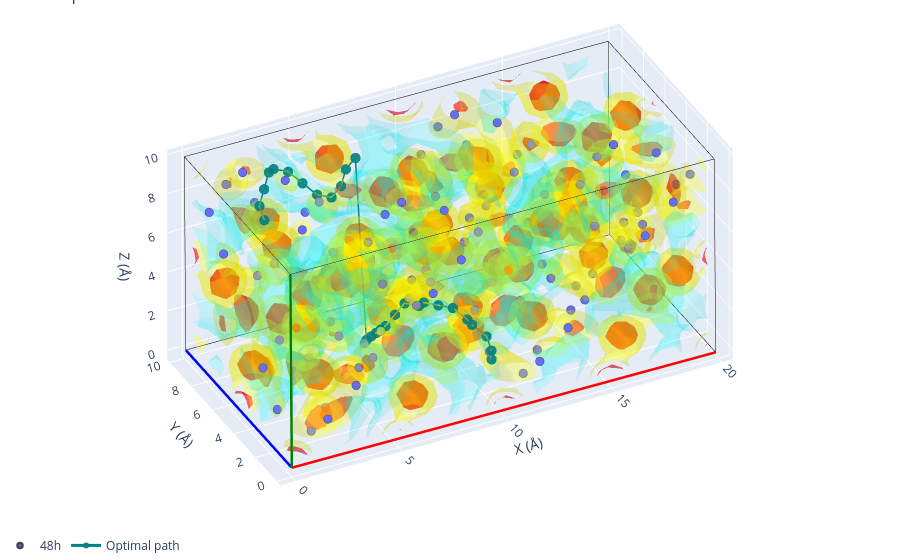
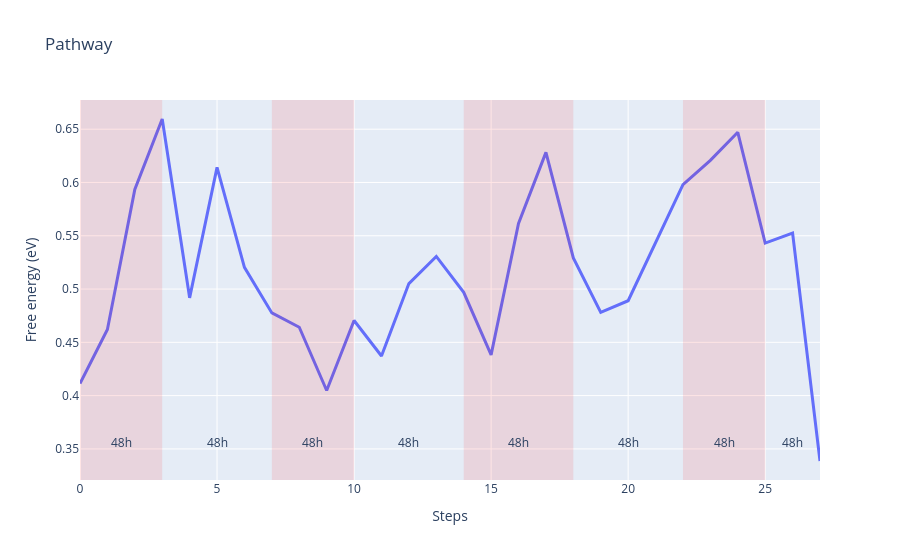

These figures' notebook cell, in order:
### Code cell
fig1 = volume.plot_3d(structure=sites, paths=path3)
fig1.show()

fig2 = path3.plot_energy_along_path(structure=sites)
fig2.show()

### Figure 1 — Plotly figure (JSON) as saved in the notebook; plotly's stock layout.template omitted (floating-point values rounded to 4 significant figures; data arrays with more than 128 entries replaced by an {"elided": "..."} marker saying what was removed)
{"data": [{"line": {"color": "red", "width": 5}, "mode": "lines", "showlegend": false, "type": "scatter3d", "x": [0, 19.87], "y": [0, 0.006208], "z": [0, -0.1473]}, {"line": {"color": "blue", "width": 5}, "mode": "lines", "showlegend": false, "type": "scatter3d", "x": [0, 0.005318], "y": [0, 9.919], "z": [0, -0.02126]}, {"line": {"color": "green", "width": 5}, "mode": "lines", "showlegend": false, "type": "scatter3d", "x": [0, -0.07517], "y": [0, -0.01577], "z": [0, 9.916]}, {"line": {"color": "black", "width": 1}, "mode": "lines", "showlegend": false, "type": "scatter3d", "x": [19.87, 19.88], "y": [0.006208, 9.926], "z": [-0.1473, -0.1686]}, {"line": {"color": "black", "width": 1}, "mode": "lines", "showlegend": false, "type": "scatter3d", "x": [19.87, 19.8], "y": [0.006208, -0.009559], "z": [-0.1473, 9.769]}, {"line": {"color": "black", "width": 1}, "mode": "lines", "showlegend": false, "type": "scatter3d", "x": [0.005318, 19.88], "y": [9.919, 9.926], "z": [-0.02126, -0.1686]}, {"line": {"color": "black", "width": 1}, "mode": "lines", "showlegend": false, "type": "scatter3d", "x": [0.005318, -0.06986], "y": [9.919, 9.904], "z": [-0.02126, 9.895]}, {"line": {"color": "black", "width": 1}, "mode": "lines", "showlegend": false, "type": "scatter3d", "x": [-0.07517, 19.8], "y": [-0.01577, -0.009559], "z": [9.916, 9.769]}, {"line": {"color": "black", "width": 1}, "mode": "lines", "showlegend": false, "type": "scatter3d", "x": [-0.07517, -0.06986], "y": [-0.01577, 9.904], "z": [9.916, 9.895]}, {"line": {"color": "black", "width": 1}, "mode": "lines", "showlegend": false, "type": "scatter3d", "x": [19.8, -0.06986], "y": [9.91, 9.904], "z": [9.748, 9.895]}, {"line": {"color": "black", "width": 1}, "mode": "lines", "showlegend": false, "type": "scatter3d", "x": [19.8, 19.8], "y": [9.91, -0.009559], "z": [9.748, 9.769]}, {"line": {"color": "black", "width": 1}, "mode": "lines", "showlegend": false, "type": "scatter3d", "x": [19.8, 19.88], "y": [9.91, 9.926], "z": [9.748, -0.1686]}, {"color": "red", "i": {"elided": "4667 int values"}, "j": {"elided": "4667 int values"}, "k": {"elided": "4667 int values"}, "name": "isoval=np.float64(87.0)", "opacity": 0.6, "showlegend": false, "type": "mesh3d", "x": {"elided": "2731 float values"}, "y": {"elided": "2731 float values"}, "z": {"elided": "2731 float values"}}, {"color": "yellow", "i": {"elided": "15713 int values"}, "j": {"elided": "15713 int values"}, "k": {"elided": "15713 int values"}, "name": "isoval=np.float64(34.800000000000004)", "opacity": 0.3, "showlegend": false, "type": "mesh3d", "x": {"elided": "8644 float values"}, "y": {"elided": "8644 float values"}, "z": {"elided": "8644 float values"}}, {"color": "cyan", "i": {"elided": "11406 int values"}, "j": {"elided": "11406 int values"}, "k": {"elided": "11406 int values"}, "name": "isoval=np.float64(2.436)", "opacity": 0.15, "showlegend": false, "type": "mesh3d", "x": {"elided": "6306 float values"}, "y": {"elided": "6306 float values"}, "z": {"elided": "6306 float values"}}, {"line": {"color": "red", "width": 5}, "mode": "lines", "showlegend": false, "type": "scatter3d", "x": [0, 19.87], "y": [0, 0.006208], "z": [0, -0.1473]}, {"line": {"color": "blue", "width": 5}, "mode": "lines", "showlegend": false, "type": "scatter3d", "x": [0, 0.005318], "y": [0, 9.919], "z": [0, -0.02126]}, {"line": {"color": "green", "width": 5}, "mode": "lines", "showlegend": false, "type": "scatter3d", "x": [0, -0.07517], "y": [0, -0.01577], "z": [0, 9.916]}, {"line": {"color": "black", "width": 1}, "mode": "lines", "showlegend": false, "type": "scatter3d", "x": [19.87, 19.88], "y": [0.006208, 9.926], "z": [-0.1473, -0.1686]}, {"line": {"color": "black", "width": 1}, "mode": "lines", "showlegend": false, "type": "scatter3d", "x": [19.87, 19.8], "y": [0.006208, -0.009559], "z": [-0.1473, 9.769]}, {"line": {"color": "black", "width": 1}, "mode": "lines", "showlegend": false, "type": "scatter3d", "x": [0.005318, 19.88], "y": [9.919, 9.926], "z": [-0.02126, -0.1686]}, {"line": {"color": "black", "width": 1}, "mode": "lines", "showlegend": false, "type": "scatter3d", "x": [0.005318, -0.06986], "y": [9.919, 9.904], "z": [-0.02126, 9.895]}, {"line": {"color": "black", "width": 1}, "mode": "lines", "showlegend": false, "type": "scatter3d", "x": [-0.07517, 19.8], "y": [-0.01577, -0.009559], "z": [9.916, 9.769]}, {"line": {"color": "black", "width": 1}, "mode": "lines", "showlegend": false, "type": "scatter3d", "x": [-0.07517, -0.06986], "y": [-0.01577, 9.904], "z": [9.916, 9.895]}, {"line": {"color": "black", "width": 1}, "mode": "lines", "showlegend": false, "type": "scatter3d", "x": [19.8, -0.06986], "y": [9.91, 9.904], "z": [9.748, 9.895]}, {"line": {"color": "black", "width": 1}, "mode": "lines", "showlegend": false, "type": "scatter3d", "x": [19.8, 19.8], "y": [9.91, -0.009559], "z": [9.748, 9.769]}, {"line": {"color": "black", "width": 1}, "mode": "lines", "showlegend": false, "type": "scatter3d", "x": [19.8, 19.88], "y": [9.91, 9.926], "z": [9.748, -0.1686]}, {"legendgroup": "48h", "marker": {"color": "#636EFA", "line": {"width": 2.5}, "size": 5}, "mode": "markers", "name": "48h", "showlegend": true, "type": "scatter3d", "x": [1.818], "y": [1.815], "z": [0.2206]}, {"legendgroup": "48h", "marker": {"color": "#636EFA", "line": {"width": 2.5}, "size": 5}, "mode": "markers", "name": "48h", "showlegend": false, "type": "scatter3d", "x": [11.75], "y": [1.819], "z": [0.147]}, {"legendgroup": "48h", "marker": {"color": "#636EFA", "line": {"width": 2.5}, "size": 5}, "mode": "markers", "name": "48h", "showlegend": false, "type": "scatter3d", "x": [1.783], "y": [6.767], "z": [5.168]}, {"legendgroup": "48h", "marker": {"color": "#636EFA", "line": {"width": 2.5}, "size": 5}, "mode": "markers", "name": "48h", "showlegend": false, "type": "scatter3d", "x": [11.72], "y": [6.77], "z": [5.094]}, {"legendgroup": "48h", "marker": {"color": "#636EFA", "line": {"width": 2.5}, "size": 5}, "mode": "markers", "name": "48h", "showlegend": false, "type": "scatter3d", "x": [6.748], "y": [1.809], "z": [5.142]}, {"legendgroup": "48h", "marker": {"color": "#636EFA", "line": {"width": 2.5}, "size": 5}, "mode": "markers", "name": "48h", "showlegend": false, "type": "scatter3d", "x": [16.68], "y": [1.812], "z": [5.068]}, {"legendgroup": "48h", "marker": {"color": "#636EFA", "line": {"width": 2.5}, "size": 5}, "mode": "markers", "name": "48h", "showlegend": false, "type": "scatter3d", "x": [6.789], "y": [6.777], "z": [0.1732]}, {"legendgroup": "48h", "marker": {"color": "#636EFA", "line": {"width": 2.5}, "size": 5}, "mode": "markers", "name": "48h", "showlegend": false, "type": "scatter3d", "x": [16.73], "y": [6.78], "z": [0.09949]}, {"legendgroup": "48h", "marker": {"color": "#636EFA", "line": {"width": 2.5}, "size": 5}, "mode": "markers", "name": "48h", "showlegend": false, "type": "scatter3d", "x": [9.638], "y": [1.805], "z": [8.026]}, {"legendgroup": "48h", "marker": {"color": "#636EFA", "line": {"width": 2.5}, "size": 5}, "mode": "markers", "name": "48h", "showlegend": false, "type": "scatter3d", "x": [19.57], "y": [1.809], "z": [7.952]}, {"legendgroup": "48h", "marker": {"color": "#636EFA", "line": {"width": 2.5}, "size": 5}, "mode": "markers", "name": "48h", "showlegend": false, "type": "scatter3d", "x": [9.678], "y": [6.773], "z": [3.057]}, {"legendgroup": "48h", "marker": {"color": "#636EFA", "line": {"width": 2.5}, "size": 5}, "mode": "markers", "name": "48h", "showlegend": false, "type": "scatter3d", "x": [19.61], "y": [6.776], "z": [2.983]}, {"legendgroup": "48h", "marker": {"color": "#636EFA", "line": {"width": 2.5}, "size": 5}, "mode": "markers", "name": "48h", "showlegend": false, "type": "scatter3d", "x": [4.707], "y": [1.812], "z": [3.104]}, {"legendgroup": "48h", "marker": {"color": "#636EFA", "line": {"width": 2.5}, "size": 5}, "mode": "markers", "name": "48h", "showlegend": false, "type": "scatter3d", "x": [14.64], "y": [1.815], "z": [3.031]}, {"legendgroup": "48h", "marker": {"color": "#636EFA", "line": {"width": 2.5}, "size": 5}, "mode": "markers", "name": "48h", "showlegend": false, "type": "scatter3d", "x": [4.672], "y": [6.764], "z": [8.052]}, {"legendgroup": "48h", "marker": {"color": "#636EFA", "line": {"width": 2.5}, "size": 5}, "mode": "markers", "name": "48h", "showlegend": false, "type": "scatter3d", "x": [14.61], "y": [6.767], "z": [7.978]}, {"legendgroup": "48h", "marker": {"color": "#636EFA", "line": {"width": 2.5}, "size": 5}, "mode": "markers", "name": "48h", "showlegend": false, "type": "scatter3d", "x": [8.057], "y": [0.2277], "z": [8.041]}, {"legendgroup": "48h", "marker": {"color": "#636EFA", "line": {"width": 2.5}, "size": 5}, "mode": "markers", "name": "48h", "showlegend": false, "type": "scatter3d", "x": [17.99], "y": [0.2308], "z": [7.967]}, {"legendgroup": "48h", "marker": {"color": "#636EFA", "line": {"width": 2.5}, "size": 5}, "mode": "markers", "name": "48h", "showlegend": false, "type": "scatter3d", "x": [8.097], "y": [5.195], "z": [3.072]}, {"legendgroup": "48h", "marker": {"color": "#636EFA", "line": {"width": 2.5}, "size": 5}, "mode": "markers", "name": "48h", "showlegend": false, "type": "scatter3d", "x": [18.03], "y": [5.198], "z": [2.998]}, {"legendgroup": "48h", "marker": {"color": "#636EFA", "line": {"width": 2.5}, "size": 5}, "mode": "markers", "name": "48h", "showlegend": false, "type": "scatter3d", "x": [3.126], "y": [0.2341], "z": [3.12]}, {"legendgroup": "48h", "marker": {"color": "#636EFA", "line": {"width": 2.5}, "size": 5}, "mode": "markers", "name": "48h", "showlegend": false, "type": "scatter3d", "x": [13.06], "y": [0.2372], "z": [3.046]}, {"legendgroup": "48h", "marker": {"color": "#636EFA", "line": {"width": 2.5}, "size": 5}, "mode": "markers", "name": "48h", "showlegend": false, "type": "scatter3d", "x": [3.091], "y": [5.186], "z": [8.067]}, {"legendgroup": "48h", "marker": {"color": "#636EFA", "line": {"width": 2.5}, "size": 5}, "mode": "markers", "name": "48h", "showlegend": false, "type": "scatter3d", "x": [13.03], "y": [5.189], "z": [7.993]}, {"legendgroup": "48h", "marker": {"color": "#636EFA", "line": {"width": 2.5}, "size": 5}, "mode": "markers", "name": "48h", "showlegend": false, "type": "scatter3d", "x": [8.046], "y": [1.802], "z": [9.614]}, {"legendgroup": "48h", "marker": {"color": "#636EFA", "line": {"width": 2.5}, "size": 5}, "mode": "markers", "name": "48h", "showlegend": false, "type": "scatter3d", "x": [17.98], "y": [1.806], "z": [9.54]}, {"legendgroup": "48h", "marker": {"color": "#636EFA", "line": {"width": 2.5}, "size": 5}, "mode": "markers", "name": "48h", "showlegend": false, "type": "scatter3d", "x": [8.086], "y": [6.77], "z": [4.645]}, {"legendgroup": "48h", "marker": {"color": "#636EFA", "line": {"width": 2.5}, "size": 5}, "mode": "markers", "name": "48h", "showlegend": false, "type": "scatter3d", "x": [18.02], "y": [6.773], "z": [4.572]}, {"legendgroup": "48h", "marker": {"color": "#636EFA", "line": {"width": 2.5}, "size": 5}, "mode": "markers", "name": "48h", "showlegend": false, "type": "scatter3d", "x": [3.115], "y": [1.809], "z": [4.693]}, {"legendgroup": "48h", "marker": {"color": "#636EFA", "line": {"width": 2.5}, "size": 5}, "mode": "markers", "name": "48h", "showlegend": false, "type": "scatter3d", "x": [13.05], "y": [1.812], "z": [4.619]}, {"legendgroup": "48h", "marker": {"color": "#636EFA", "line": {"width": 2.5}, "size": 5}, "mode": "markers", "name": "48h", "showlegend": false, "type": "scatter3d", "x": [3.08], "y": [6.761], "z": [9.64]}, {"legendgroup": "48h", "marker": {"color": "#636EFA", "line": {"width": 2.5}, "size": 5}, "mode": "markers", "name": "48h", "showlegend": false, "type": "scatter3d", "x": [13.02], "y": [6.764], "z": [9.567]}, {"legendgroup": "48h", "marker": {"color": "#636EFA", "line": {"width": 2.5}, "size": 5}, "mode": "markers", "name": "48h", "showlegend": false, "type": "scatter3d", "x": [1.762], "y": [9.669], "z": [8.067]}, {"legendgroup": "48h", "marker": {"color": "#636EFA", "line": {"width": 2.5}, "size": 5}, "mode": "markers", "name": "48h", "showlegend": false, "type": "scatter3d", "x": [11.7], "y": [9.672], "z": [7.994]}, {"legendgroup": "48h", "marker": {"color": "#636EFA", "line": {"width": 2.5}, "size": 5}, "mode": "markers", "name": "48h", "showlegend": false, "type": "scatter3d", "x": [1.797], "y": [4.717], "z": [3.12]}, {"legendgroup": "48h", "marker": {"color": "#636EFA", "line": {"width": 2.5}, "size": 5}, "mode": "markers", "name": "48h", "showlegend": false, "type": "scatter3d", "x": [11.73], "y": [4.72], "z": [3.046]}, {"legendgroup": "48h", "marker": {"color": "#636EFA", "line": {"width": 2.5}, "size": 5}, "mode": "markers", "name": "48h", "showlegend": false, "type": "scatter3d", "x": [6.768], "y": [9.678], "z": [3.072]}, {"legendgroup": "48h", "marker": {"color": "#636EFA", "line": {"width": 2.5}, "size": 5}, "mode": "markers", "name": "48h", "showlegend": false, "type": "scatter3d", "x": [16.7], "y": [9.682], "z": [2.999]}, {"legendgroup": "48h", "marker": {"color": "#636EFA", "line": {"width": 2.5}, "size": 5}, "mode": "markers", "name": "48h", "showlegend": false, "type": "scatter3d", "x": [6.728], "y": [4.711], "z": [8.041]}, {"legendgroup": "48h", "marker": {"color": "#636EFA", "line": {"width": 2.5}, "size": 5}, "mode": "markers", "name": "48h", "showlegend": false, "type": "scatter3d", "x": [16.66], "y": [4.714], "z": [7.967]}, {"legendgroup": "48h", "marker": {"color": "#636EFA", "line": {"width": 2.5}, "size": 5}, "mode": "markers", "name": "48h", "showlegend": false, "type": "scatter3d", "x": [0.1814], "y": [8.091], "z": [8.082]}, {"legendgroup": "48h", "marker": {"color": "#636EFA", "line": {"width": 2.5}, "size": 5}, "mode": "markers", "name": "48h", "showlegend": false, "type": "scatter3d", "x": [10.12], "y": [8.094], "z": [8.009]}, {"legendgroup": "48h", "marker": {"color": "#636EFA", "line": {"width": 2.5}, "size": 5}, "mode": "markers", "name": "48h", "showlegend": false, "type": "scatter3d", "x": [0.2163], "y": [3.14], "z": [3.135]}, {"legendgroup": "48h", "marker": {"color": "#636EFA", "line": {"width": 2.5}, "size": 5}, "mode": "markers", "name": "48h", "showlegend": false, "type": "scatter3d", "x": [10.15], "y": [3.143], "z": [3.061]}, {"legendgroup": "48h", "marker": {"color": "#636EFA", "line": {"width": 2.5}, "size": 5}, "mode": "markers", "name": "48h", "showlegend": false, "type": "scatter3d", "x": [5.187], "y": [8.101], "z": [3.087]}, {"legendgroup": "48h", "marker": {"color": "#636EFA", "line": {"width": 2.5}, "size": 5}, "mode": "markers", "name": "48h", "showlegend": false, "type": "scatter3d", "x": [15.12], "y": [8.104], "z": [3.014]}, {"legendgroup": "48h", "marker": {"color": "#636EFA", "line": {"width": 2.5}, "size": 5}, "mode": "markers", "name": "48h", "showlegend": false, "type": "scatter3d", "x": [5.147], "y": [3.133], "z": [8.056]}, {"legendgroup": "48h", "marker": {"color": "#636EFA", "line": {"width": 2.5}, "size": 5}, "mode": "markers", "name": "48h", "showlegend": false, "type": "scatter3d", "x": [15.08], "y": [3.136], "z": [7.982]}, {"legendgroup": "48h", "marker": {"color": "#636EFA", "line": {"width": 2.5}, "size": 5}, "mode": "markers", "name": "48h", "showlegend": false, "type": "scatter3d", "x": [1.749], "y": [8.089], "z": [9.647]}, {"legendgroup": "48h", "marker": {"color": "#636EFA", "line": {"width": 2.5}, "size": 5}, "mode": "markers", "name": "48h", "showlegend": false, "type": "scatter3d", "x": [11.69], "y": [8.092], "z": [9.574]}, {"legendgroup": "48h", "marker": {"color": "#636EFA", "line": {"width": 2.5}, "size": 5}, "mode": "markers", "name": "48h", "showlegend": false, "type": "scatter3d", "x": [1.784], "y": [3.138], "z": [4.7]}, {"legendgroup": "48h", "marker": {"color": "#636EFA", "line": {"width": 2.5}, "size": 5}, "mode": "markers", "name": "48h", "showlegend": false, "type": "scatter3d", "x": [11.72], "y": [3.141], "z": [4.626]}, {"legendgroup": "48h", "marker": {"color": "#636EFA", "line": {"width": 2.5}, "size": 5}, "mode": "markers", "name": "48h", "showlegend": false, "type": "scatter3d", "x": [6.755], "y": [8.099], "z": [4.652]}, {"legendgroup": "48h", "marker": {"color": "#636EFA", "line": {"width": 2.5}, "size": 5}, "mode": "markers", "name": "48h", "showlegend": false, "type": "scatter3d", "x": [16.69], "y": [8.102], "z": [4.579]}, {"legendgroup": "48h", "marker": {"color": "#636EFA", "line": {"width": 2.5}, "size": 5}, "mode": "markers", "name": "48h", "showlegend": false, "type": "scatter3d", "x": [6.715], "y": [3.131], "z": [9.621]}, {"legendgroup": "48h", "marker": {"color": "#636EFA", "line": {"width": 2.5}, "size": 5}, "mode": "markers", "name": "48h", "showlegend": false, "type": "scatter3d", "x": [16.65], "y": [3.134], "z": [9.547]}, {"legendgroup": "48h", "marker": {"color": "#636EFA", "line": {"width": 2.5}, "size": 5}, "mode": "markers", "name": "48h", "showlegend": false, "type": "scatter3d", "x": [1.805], "y": [0.2357], "z": [1.801]}, {"legendgroup": "48h", "marker": {"color": "#636EFA", "line": {"width": 2.5}, "size": 5}, "mode": "markers", "name": "48h", "showlegend": false, "type": "scatter3d", "x": [11.74], "y": [0.2389], "z": [1.727]}, {"legendgroup": "48h", "marker": {"color": "#636EFA", "line": {"width": 2.5}, "size": 5}, "mode": "markers", "name": "48h", "showlegend": false, "type": "scatter3d", "x": [1.77], "y": [5.188], "z": [6.748]}, {"legendgroup": "48h", "marker": {"color": "#636EFA", "line": {"width": 2.5}, "size": 5}, "mode": "markers", "name": "48h", "showlegend": false, "type": "scatter3d", "x": [11.71], "y": [5.191], "z": [6.674]}, {"legendgroup": "48h", "marker": {"color": "#636EFA", "line": {"width": 2.5}, "size": 5}, "mode": "markers", "name": "48h", "showlegend": false, "type": "scatter3d", "x": [6.735], "y": [0.2294], "z": [6.722]}, {"legendgroup": "48h", "marker": {"color": "#636EFA", "line": {"width": 2.5}, "size": 5}, "mode": "markers", "name": "48h", "showlegend": false, "type": "scatter3d", "x": [16.67], "y": [0.2325], "z": [6.648]}, {"legendgroup": "48h", "marker": {"color": "#636EFA", "line": {"width": 2.5}, "size": 5}, "mode": "markers", "name": "48h", "showlegend": false, "type": "scatter3d", "x": [6.776], "y": [5.197], "z": [1.753]}, {"legendgroup": "48h", "marker": {"color": "#636EFA", "line": {"width": 2.5}, "size": 5}, "mode": "markers", "name": "48h", "showlegend": false, "type": "scatter3d", "x": [16.71], "y": [5.2], "z": [1.68]}, {"legendgroup": "48h", "marker": {"color": "#636EFA", "line": {"width": 2.5}, "size": 5}, "mode": "markers", "name": "48h", "showlegend": false, "type": "scatter3d", "x": [0.2257], "y": [1.812], "z": [1.809]}, {"legendgroup": "48h", "marker": {"color": "#636EFA", "line": {"width": 2.5}, "size": 5}, "mode": "markers", "name": "48h", "showlegend": false, "type": "scatter3d", "x": [10.16], "y": [1.816], "z": [1.735]}, {"legendgroup": "48h", "marker": {"color": "#636EFA", "line": {"width": 2.5}, "size": 5}, "mode": "markers", "name": "48h", "showlegend": false, "type": "scatter3d", "x": [0.1908], "y": [6.764], "z": [6.756]}, {"legendgroup": "48h", "marker": {"color": "#636EFA", "line": {"width": 2.5}, "size": 5}, "mode": "markers", "name": "48h", "showlegend": false, "type": "scatter3d", "x": [10.13], "y": [6.767], "z": [6.683]}, {"legendgroup": "48h", "marker": {"color": "#636EFA", "line": {"width": 2.5}, "size": 5}, "mode": "markers", "name": "48h", "showlegend": false, "type": "scatter3d", "x": [5.156], "y": [1.806], "z": [6.73]}, {"legendgroup": "48h", "marker": {"color": "#636EFA", "line": {"width": 2.5}, "size": 5}, "mode": "markers", "name": "48h", "showlegend": false, "type": "scatter3d", "x": [15.09], "y": [1.809], "z": [6.657]}, {"legendgroup": "48h", "marker": {"color": "#636EFA", "line": {"width": 2.5}, "size": 5}, "mode": "markers", "name": "48h", "showlegend": false, "type": "scatter3d", "x": [5.197], "y": [6.774], "z": [1.762]}, {"legendgroup": "48h", "marker": {"color": "#636EFA", "line": {"width": 2.5}, "size": 5}, "mode": "markers", "name": "48h", "showlegend": false, "type": "scatter3d", "x": [15.13], "y": [6.777], "z": [1.688]}, {"legendgroup": "48h", "marker": {"color": "#636EFA", "line": {"width": 2.5}, "size": 5}, "mode": "markers", "name": "48h", "showlegend": false, "type": "scatter3d", "x": [9.689], "y": [8.104], "z": [1.725]}, {"legendgroup": "48h", "marker": {"color": "#636EFA", "line": {"width": 2.5}, "size": 5}, "mode": "markers", "name": "48h", "showlegend": false, "type": "scatter3d", "x": [19.63], "y": [8.107], "z": [1.652]}, {"legendgroup": "48h", "marker": {"color": "#636EFA", "line": {"width": 2.5}, "size": 5}, "mode": "markers", "name": "48h", "showlegend": false, "type": "scatter3d", "x": [9.648], "y": [3.137], "z": [6.694]}, {"legendgroup": "48h", "marker": {"color": "#636EFA", "line": {"width": 2.5}, "size": 5}, "mode": "markers", "name": "48h", "showlegend": false, "type": "scatter3d", "x": [19.59], "y": [3.14], "z": [6.62]}, {"legendgroup": "48h", "marker": {"color": "#636EFA", "line": {"width": 2.5}, "size": 5}, "mode": "markers", "name": "48h", "showlegend": false, "type": "scatter3d", "x": [4.683], "y": [8.095], "z": [6.72]}, {"legendgroup": "48h", "marker": {"color": "#636EFA", "line": {"width": 2.5}, "size": 5}, "mode": "markers", "name": "48h", "showlegend": false, "type": "scatter3d", "x": [14.62], "y": [8.098], "z": [6.647]}, {"legendgroup": "48h", "marker": {"color": "#636EFA", "line": {"width": 2.5}, "size": 5}, "mode": "markers", "name": "48h", "showlegend": false, "type": "scatter3d", "x": [4.718], "y": [3.143], "z": [1.773]}, {"legendgroup": "48h", "marker": {"color": "#636EFA", "line": {"width": 2.5}, "size": 5}, "mode": "markers", "name": "48h", "showlegend": false, "type": "scatter3d", "x": [14.65], "y": [3.146], "z": [1.699]}, {"legendgroup": "48h", "marker": {"color": "#636EFA", "line": {"width": 2.5}, "size": 5}, "mode": "markers", "name": "48h", "showlegend": false, "type": "scatter3d", "x": [8.11], "y": [9.681], "z": [1.734]}, {"legendgroup": "48h", "marker": {"color": "#636EFA", "line": {"width": 2.5}, "size": 5}, "mode": "markers", "name": "48h", "showlegend": false, "type": "scatter3d", "x": [18.05], "y": [9.684], "z": [1.66]}, {"legendgroup": "48h", "marker": {"color": "#636EFA", "line": {"width": 2.5}, "size": 5}, "mode": "markers", "name": "48h", "showlegend": false, "type": "scatter3d", "x": [8.069], "y": [4.713], "z": [6.702]}, {"legendgroup": "48h", "marker": {"color": "#636EFA", "line": {"width": 2.5}, "size": 5}, "mode": "markers", "name": "48h", "showlegend": false, "type": "scatter3d", "x": [18.01], "y": [4.717], "z": [6.629]}, {"legendgroup": "48h", "marker": {"color": "#636EFA", "line": {"width": 2.5}, "size": 5}, "mode": "markers", "name": "48h", "showlegend": false, "type": "scatter3d", "x": [3.104], "y": [9.672], "z": [6.729]}, {"legendgroup": "48h", "marker": {"color": "#636EFA", "line": {"width": 2.5}, "size": 5}, "mode": "markers", "name": "48h", "showlegend": false, "type": "scatter3d", "x": [13.04], "y": [9.675], "z": [6.655]}, {"legendgroup": "48h", "marker": {"color": "#636EFA", "line": {"width": 2.5}, "size": 5}, "mode": "markers", "name": "48h", "showlegend": false, "type": "scatter3d", "x": [3.139], "y": [4.72], "z": [1.781]}, {"legendgroup": "48h", "marker": {"color": "#636EFA", "line": {"width": 2.5}, "size": 5}, "mode": "markers", "name": "48h", "showlegend": false, "type": "scatter3d", "x": [13.08], "y": [4.723], "z": [1.708]}, {"legendgroup": "48h", "marker": {"color": "#636EFA", "line": {"width": 2.5}, "size": 5}, "mode": "markers", "name": "48h", "showlegend": false, "type": "scatter3d", "x": [8.121], "y": [8.106], "z": [0.1604]}, {"legendgroup": "48h", "marker": {"color": "#636EFA", "line": {"width": 2.5}, "size": 5}, "mode": "markers", "name": "48h", "showlegend": false, "type": "scatter3d", "x": [18.06], "y": [8.109], "z": [0.08677]}, {"legendgroup": "48h", "marker": {"color": "#636EFA", "line": {"width": 2.5}, "size": 5}, "mode": "markers", "name": "48h", "showlegend": false, "type": "scatter3d", "x": [8.08], "y": [3.139], "z": [5.129]}, {"legendgroup": "48h", "marker": {"color": "#636EFA", "line": {"width": 2.5}, "size": 5}, "mode": "markers", "name": "48h", "showlegend": false, "type": "scatter3d", "x": [18.02], "y": [3.142], "z": [5.055]}, {"legendgroup": "48h", "marker": {"color": "#636EFA", "line": {"width": 2.5}, "size": 5}, "mode": "markers", "name": "48h", "showlegend": false, "type": "scatter3d", "x": [3.115], "y": [8.097], "z": [5.155]}, {"legendgroup": "48h", "marker": {"color": "#636EFA", "line": {"width": 2.5}, "size": 5}, "mode": "markers", "name": "48h", "showlegend": false, "type": "scatter3d", "x": [13.05], "y": [8.1], "z": [5.082]}, {"legendgroup": "48h", "marker": {"color": "#636EFA", "line": {"width": 2.5}, "size": 5}, "mode": "markers", "name": "48h", "showlegend": false, "type": "scatter3d", "x": [3.15], "y": [3.145], "z": [0.2079]}, {"legendgroup": "48h", "marker": {"color": "#636EFA", "line": {"width": 2.5}, "size": 5}, "mode": "markers", "name": "48h", "showlegend": false, "type": "scatter3d", "x": [13.09], "y": [3.148], "z": [0.1342]}, {"line": {"width": 3}, "marker": {"color": "teal", "opacity": 0.9, "size": 6, "symbol": "circle"}, "mode": "markers+lines", "name": "Optimal path", "type": "scatter3d", "x": [10.15, 10.15, 10.14, 9.69, 9.69, 9.235, 8.784, 8.332, 8.336, 7.885, 7.436, 6.988, 6.992, 6.995, 6.999, 7.003, 6.479, 6.031, 5.583, 5.134, 4.683, 4.228, 3.773, 3.322, 3.326, 2.877, 2.429, 2.432], "y": [1.579, 1.578, 2.028, 2.478, 2.929, 3.379, 3.83, 4.281, 4.732, 5.183, 5.184, 5.184, 5.636, 6.087, 6.539, 6.991, 6.975, 6.976, 6.526, 6.526, 6.977, 7.427, 7.877, 8.328, 8.779, 8.329, 7.879, 7.429], "z": [1.499, 1.95, 2.399, 2.852, 2.852, 3.305, 3.307, 3.309, 2.858, 2.86, 2.413, 1.965, 1.514, 1.062, 0.6102, 0.1585, 9.627, 9.18, 8.733, 8.286, 8.288, 8.742, 9.195, 9.197, 8.745, 8.299, 7.853, 7.403]}], "layout": {"legend": {"orientation": "h", "x": 0, "xanchor": "left", "y": -0.1, "yanchor": "bottom"}, "margin": {"b": 0, "l": 0, "r": 0, "t": 0}, "scene": {"aspectmode": "manual", "aspectratio": {"x": 1.987, "y": 0.9919, "z": 0.9916}, "camera": {"eye": {"x": -0.9937, "y": -1.984, "z": 1.487}, "projection": {"type": "orthographic"}}, "xaxis": {"title": {"text": "X (Å)"}}, "yaxis": {"title": {"text": "Y (Å)"}}, "zaxis": {"title": {"text": "Z (Å)"}}}, "showlegend": true, "title": {"text": "3D plot"}}}

### Figure 2 — Plotly figure (JSON) as saved in the notebook; plotly's stock layout.template omitted (floating-point values rounded to 4 significant figures)
{"data": [{"line": {"width": 3}, "mode": "lines", "name": "Optimal path", "type": "scatter", "x": [0, 1, 2, 3, 4, 5, 6, 7, 8, 9, 10, 11, 12, 13, 14, 15, 16, 17, 18, 19, 20, 21, 22, 23, 24, 25, 26, 27], "y": [0.4114, 0.462, 0.5935, 0.6596, 0.4918, 0.6141, 0.5204, 0.4776, 0.4641, 0.4048, 0.4705, 0.4372, 0.5051, 0.5306, 0.4969, 0.4382, 0.5616, 0.6282, 0.5292, 0.4782, 0.489, 0.5431, 0.598, 0.6207, 0.6471, 0.5431, 0.5526, 0.3387]}], "layout": {"annotations": [{"hovertext": "[10.162176  1.816092  1.816092] Li", "showarrow": false, "text": "48h", "x": 1.5, "xanchor": "center", "y": 0.1, "yanchor": "middle", "yref": "y domain"}, {"hovertext": "[10.162176  3.145908  3.145908] Li", "showarrow": false, "text": "48h", "x": 5, "xanchor": "center", "y": 0.1, "yanchor": "middle", "yref": "y domain"}, {"hovertext": "[8.107908 5.200176 3.145908] Li", "showarrow": false, "text": "48h", "x": 8.5, "xanchor": "center", "y": 0.1, "yanchor": "middle", "yref": "y domain"}, {"hovertext": "[6.778092 5.200176 1.816092] Li", "showarrow": false, "text": "48h", "x": 12, "xanchor": "center", "y": 0.1, "yanchor": "middle", "yref": "y domain"}, {"hovertext": "[6.778092 6.778092 0.238176] Li", "showarrow": false, "text": "48h", "x": 16, "xanchor": "center", "y": 0.1, "yanchor": "middle", "yref": "y domain"}, {"hovertext": "[4.723824 6.778092 8.107908] Li", "showarrow": false, "text": "48h", "x": 20, "xanchor": "center", "y": 0.1, "yanchor": "middle", "yref": "y domain"}, {"hovertext": "[1.816092 8.107908 9.685824] Li", "showarrow": false, "text": "48h", "x": 23.5, "xanchor": "center", "y": 0.1, "yanchor": "middle", "yref": "y domain"}, {"hovertext": "[0.238176 8.107908 8.107908] Li", "showarrow": false, "text": "48h", "x": 26, "xanchor": "center", "y": 0.1, "yanchor": "middle", "yref": "y domain"}], "shapes": [{"fillcolor": "red", "line": {"width": 0}, "opacity": 0.1, "type": "rect", "x0": 0, "x1": 3, "xref": "x", "y0": 0, "y1": 1, "yref": "y domain"}, {"fillcolor": "red", "line": {"width": 0}, "opacity": 0.1, "type": "rect", "x0": 7, "x1": 10, "xref": "x", "y0": 0, "y1": 1, "yref": "y domain"}, {"fillcolor": "red", "line": {"width": 0}, "opacity": 0.1, "type": "rect", "x0": 14, "x1": 18, "xref": "x", "y0": 0, "y1": 1, "yref": "y domain"}, {"fillcolor": "red", "line": {"width": 0}, "opacity": 0.1, "type": "rect", "x0": 22, "x1": 25, "xref": "x", "y0": 0, "y1": 1, "yref": "y domain"}], "title": {"text": "Pathway"}, "xaxis": {"title": {"text": "Steps"}}, "yaxis": {"title": {"text": "Free energy (eV)"}}}}
